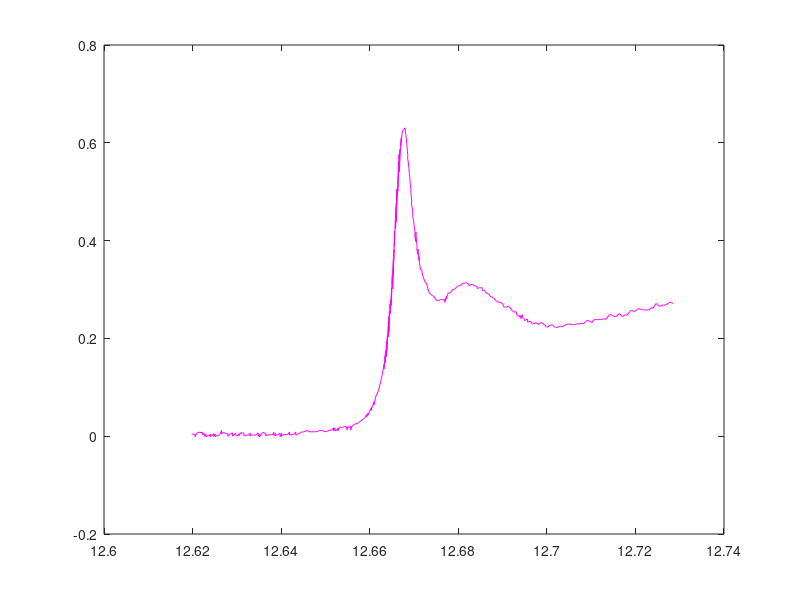

This figure's MATLAB source:
x = csvread('SeO4.csv')
coluna1 = x(:,1);
coluna2 = x(:,2);
plot(coluna1, coluna2, "m")


##function w = pesos(x, teta)
##
##  n = lenght(x);
##
##  for i = 1:n
##    t = (x - x(i))/teta;
##    psi = e^(-(t^2));
##    w(i) = psi;
##  endfor
##end
##
##
##function a  = mmqp(x, y, w, k)
##  n = lenght(x);
##  W = diag(w);
##  X = vander(X);
##  X = X(:, n - k : n);
##  a = ((X' * W * X) \ (X' * W * y'))';
##end
